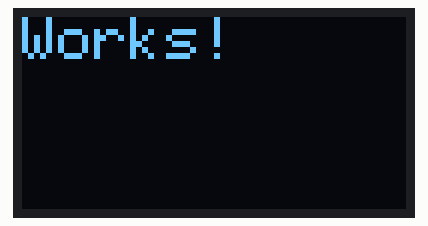
Bench run of a program on a simulated ESP32-S3. Shown: 128×64 one-colour display. What the program prints to the serial monitor is not drawn.

Above: at 1.1 s.

The program:

main.cpp
```cpp
#include <Wire.h>
#include <Adafruit_GFX.h>
#include <Adafruit_SSD1306.h>

#define SCREEN_WIDTH 128
#define SCREEN_HEIGHT 64

Adafruit_SSD1306 display(SCREEN_WIDTH, SCREEN_HEIGHT, &Wire, -1);

void setup() {
  delay(500);
  Serial.begin(115200);   // 9600 is OK too, 115200 is just nicer for debugging
  delay(500);

  // Use default I2C pins for this board (same ones Qwiic uses)
  Wire.begin();           // <-- this matches what worked before
  Serial.println("I2C initialized");
  if (!display.begin(SSD1306_SWITCHCAPVCC, 0x3C)) {
    Serial.println("SSD1306 init failed!");
    while (1) {
      Serial.println("Running");
      delay(10);
    }
  }
  Serial.println("SSD1306 initialized");
  display.clearDisplay();
  display.setTextSize(2);
  display.setTextColor(SSD1306_WHITE);
  display.setCursor(0, 0);
  display.println("Works!");
  display.display();
}

void loop() {
}
```
